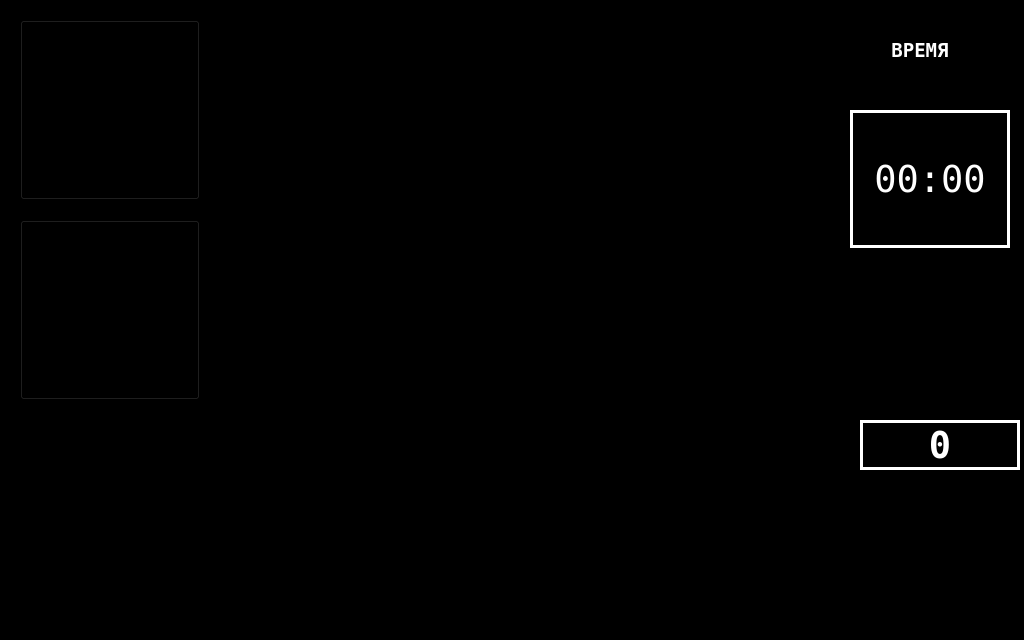
<?xml version="1.0" encoding="UTF-8"?>
<ui version="4.0">
 <class>MainView</class>
 <widget class="QWidget" name="MainView">
  <property name="geometry">
   <rect>
    <x>0</x>
    <y>0</y>
    <width>1024</width>
    <height>640</height>
   </rect>
  </property>
  <property name="windowTitle">
   <string>Form</string>
  </property>
  <property name="styleSheet">
   <string notr="true">background-color: black;</string>
  </property>
  <widget class="QLabel" name="lbl_total_run">
   <property name="geometry">
    <rect>
     <x>860</x>
     <y>420</y>
     <width>160</width>
     <height>50</height>
    </rect>
   </property>
   <property name="font">
    <font>
     <family>DejaVu Sans Mono</family>
     <pointsize>28</pointsize>
     <weight>75</weight>
     <bold>true</bold>
    </font>
   </property>
   <property name="styleSheet">
    <string notr="true">border-style: solid;
border-width: 3px; 
border-color: white;
color: white;</string>
   </property>
   <property name="text">
    <string>0</string>
   </property>
   <property name="alignment">
    <set>Qt::AlignCenter</set>
   </property>
  </widget>
  <widget class="QLabel" name="lbl_cap_total_run">
   <property name="geometry">
    <rect>
     <x>860</x>
     <y>270</y>
     <width>160</width>
     <height>133</height>
    </rect>
   </property>
   <property name="sizePolicy">
    <sizepolicy hsizetype="Preferred" vsizetype="Preferred">
     <horstretch>0</horstretch>
     <verstretch>1</verstretch>
    </sizepolicy>
   </property>
   <property name="font">
    <font>
     <family>DejaVu Sans Mono</family>
     <pointsize>14</pointsize>
     <weight>75</weight>
     <bold>true</bold>
    </font>
   </property>
   <property name="styleSheet">
    <string notr="true">color: &quot;white&quot;;</string>
   </property>
   <property name="text">
    <string>ПРОБЕГ</string>
   </property>
   <property name="alignment">
    <set>Qt::AlignCenter</set>
   </property>
   <property name="margin">
    <number>0</number>
   </property>
  </widget>
  <widget class="QLabel" name="lbl_timer">
   <property name="geometry">
    <rect>
     <x>850</x>
     <y>110</y>
     <width>160</width>
     <height>138</height>
    </rect>
   </property>
   <property name="font">
    <font>
     <family>DejaVu Sans Mono</family>
     <pointsize>28</pointsize>
    </font>
   </property>
   <property name="styleSheet">
    <string notr="true">border-style: solid;
border-width: 3px; 
border-color: white;
color: white;</string>
   </property>
   <property name="text">
    <string>00:00</string>
   </property>
   <property name="alignment">
    <set>Qt::AlignCenter</set>
   </property>
  </widget>
  <widget class="QLabel" name="lbl_cap_timer">
   <property name="geometry">
    <rect>
     <x>840</x>
     <y>10</y>
     <width>160</width>
     <height>81</height>
    </rect>
   </property>
   <property name="font">
    <font>
     <family>DejaVu Sans Mono</family>
     <pointsize>14</pointsize>
     <weight>75</weight>
     <bold>true</bold>
     <kerning>false</kerning>
    </font>
   </property>
   <property name="styleSheet">
    <string notr="true">color: white;</string>
   </property>
   <property name="text">
    <string>ВРЕМЯ</string>
   </property>
   <property name="alignment">
    <set>Qt::AlignCenter</set>
   </property>
  </widget>
  <widget class="QLabel" name="lbl_diag">
   <property name="geometry">
    <rect>
     <x>260</x>
     <y>30</y>
     <width>321</width>
     <height>131</height>
    </rect>
   </property>
   <property name="text">
    <string>TextLabel</string>
   </property>
   <property name="wordWrap">
    <bool>true</bool>
   </property>
  </widget>
  <widget class="QPushButton" name="btn_nav_to_stop">
   <property name="geometry">
    <rect>
     <x>20</x>
     <y>20</y>
     <width>180</width>
     <height>180</height>
    </rect>
   </property>
   <property name="sizePolicy">
    <sizepolicy hsizetype="Fixed" vsizetype="Fixed">
     <horstretch>0</horstretch>
     <verstretch>0</verstretch>
    </sizepolicy>
   </property>
   <property name="minimumSize">
    <size>
     <width>180</width>
     <height>180</height>
    </size>
   </property>
   <property name="maximumSize">
    <size>
     <width>180</width>
     <height>180</height>
    </size>
   </property>
   <property name="text">
    <string>PushButton</string>
   </property>
  </widget>
  <widget class="QPushButton" name="btn_nav_to_diag">
   <property name="geometry">
    <rect>
     <x>20</x>
     <y>220</y>
     <width>180</width>
     <height>180</height>
    </rect>
   </property>
   <property name="minimumSize">
    <size>
     <width>180</width>
     <height>180</height>
    </size>
   </property>
   <property name="maximumSize">
    <size>
     <width>180</width>
     <height>180</height>
    </size>
   </property>
   <property name="text">
    <string>PushButton</string>
   </property>
  </widget>
 </widget>
 <resources/>
 <connections/>
</ui>
